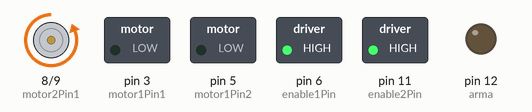
A sketch run on a simulated Arduino Uno, built with avr-gcc and run on an emulated ATmega328P. On the bench: motor-driver pin pairs drawn as motors (green arrow = first pin HIGH = forward, orange = second pin HIGH = backward, longer = more drive), switched loads named in the sketch (green lamp = pin HIGH), output pins drawn as LEDs (lit = HIGH). What the sketch prints to the serial monitor is not drawn.

Above: at 0.1 s.
At 1.6 s:
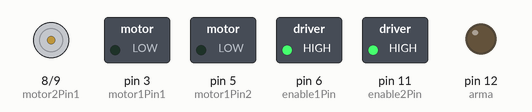
Timing chart, 0 to 3.1 s (numbered marks = the images above):
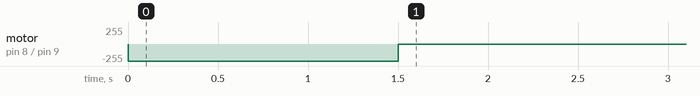

Measured:
- by itself, motor on pin 8 (motor2Pin1) / pin 9 (motor2Pin2): stopped → backward 255/255 at 0.00 s, → stopped 1.5 s later

The sketch:

ControladorCarro.ino
```cpp
#include <SoftwareSerial.h>
SoftwareSerial HC06 (4,2);
int motor1Pin1 = 3;
int motor1Pin2 = 5;
int enable1Pin = 6;
int motor2Pin1 = 8;
int motor2Pin2 = 9;
int enable2Pin = 11;
int state;
int flag=0;        //makes sure that the serial only prints once the state
int stateStop=0;
int arma = 12;
void setup() {
    // sets the pins as outputs:
    pinMode(motor1Pin1, OUTPUT);
    pinMode(motor1Pin2, OUTPUT);
    pinMode(enable1Pin, OUTPUT);
    pinMode(motor2Pin1, OUTPUT);
    pinMode(motor2Pin2, OUTPUT);
    pinMode(enable2Pin, OUTPUT);
    pinMode(arma,OUTPUT);
    // sets enable1Pin and enable2Pin high so that motor can turn on:
    digitalWrite(enable1Pin, HIGH);
    digitalWrite(enable2Pin, HIGH);
    // initialize serial communication at 9600 bits per second:
    Serial.begin(9600);
    state='R';
}

void loop() {

    if (state == 'F') {
        digitalWrite(motor1Pin1, HIGH);
        digitalWrite(motor1Pin2, LOW);
        digitalWrite(motor2Pin1, LOW);
        digitalWrite(motor2Pin2, HIGH);
        if(flag == 0){
          Serial.println("Go Forward!");
          flag=1;
        }
    }


   else if (state == 'L') {
        digitalWrite(motor1Pin1, HIGH);
        digitalWrite(motor1Pin2, LOW);
        digitalWrite(motor2Pin1, LOW);
        digitalWrite(motor2Pin2, LOW);
        if(flag == 0){
          Serial.println("Turn LEFT");
          flag=1;
        }
        delay(1500);
        state=3;
        stateStop=1;
    }

    else if (state == 'S' || stateStop == 1) {
        digitalWrite(motor1Pin1, LOW);
        digitalWrite(motor1Pin2, LOW);
        digitalWrite(motor2Pin1, LOW);
        digitalWrite(motor2Pin2, LOW);
        if(flag == 0){
          Serial.println("STOP!");
          flag=1;
        }
        stateStop=0;
    }

    else if (state == 'R') {
        digitalWrite(motor1Pin1, LOW);
        digitalWrite(motor1Pin2, LOW);
        digitalWrite(motor2Pin1, LOW);
        digitalWrite(motor2Pin2, HIGH);
        if(flag == 0){
          Serial.println("Turn RIGHT");
          flag=1;
        }
        delay(1500);
        state=3;
        stateStop=1;
    }

    else if (state == 'B') {
        digitalWrite(motor1Pin1, LOW);
        digitalWrite(motor1Pin2, HIGH);
        digitalWrite(motor2Pin1, HIGH);
        digitalWrite(motor2Pin2, LOW);
        if(flag == 0){
          Serial.println("Reverse!");
          flag=1;
        }
    }

}
```
